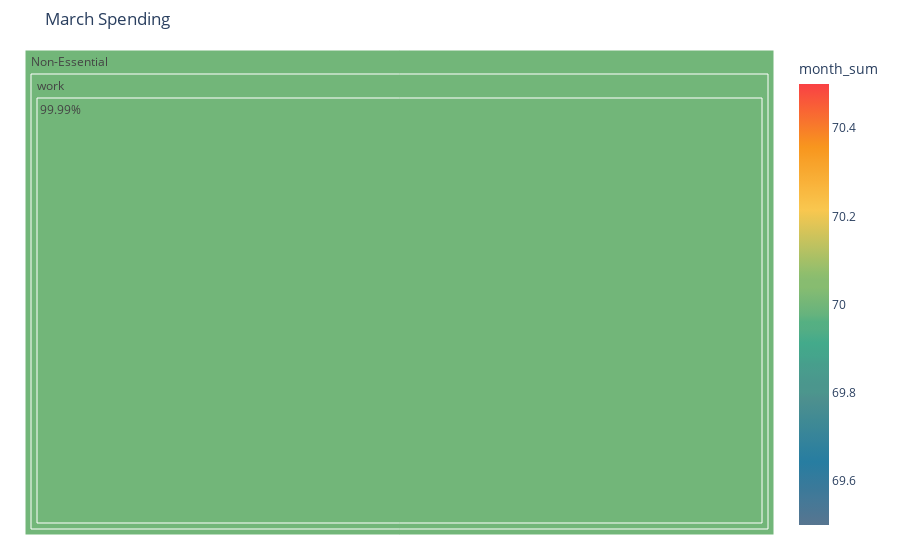
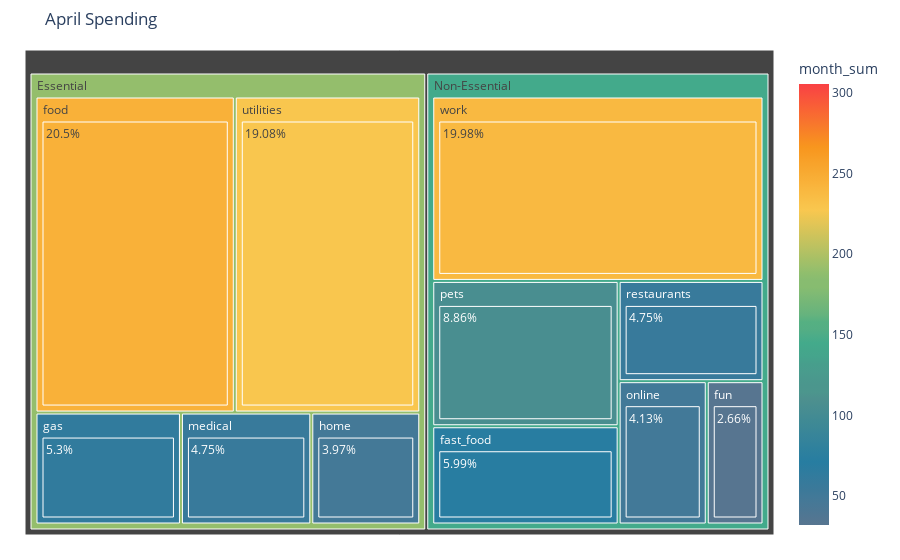
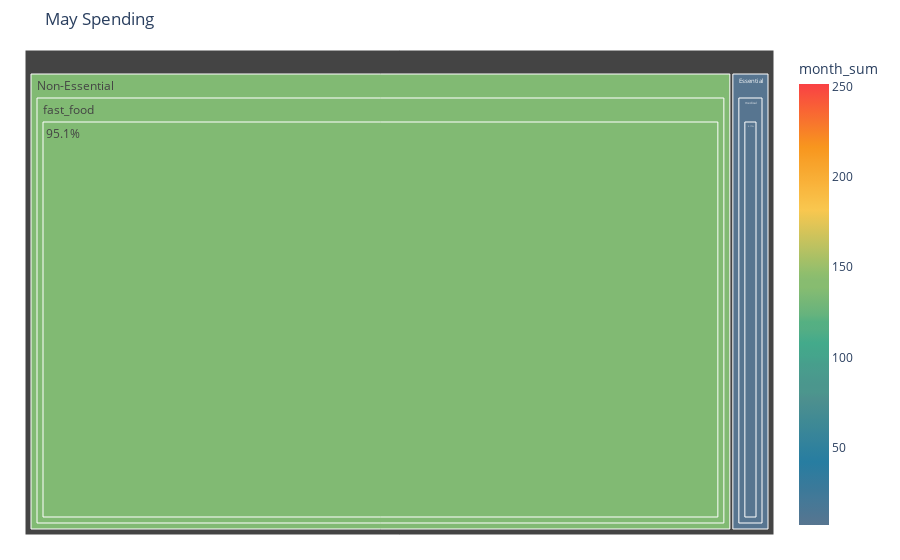

Notebook source saved alongside these figures, in order:
### Code cell
loop_plots(months, month_categories)

### Figure 1 — Plotly figure (JSON) as saved in the notebook; plotly's stock layout.template omitted (floating-point values rounded to 4 significant figures)
{"data": [{"branchvalues": "total", "customdata": [["$70", 70], ["$70", 70], ["$70", 70]], "domain": {"x": [0, 1], "y": [0, 1]}, "hovertemplate": "<b>%{hovertext}</b><br><br>labels=%{label}<br>value=%{value}<br>parent=%{parent}<br>id=%{id}<br>month_sum=%{color}<extra></extra>", "hovertext": [70, 70, 70], "ids": ["Non-Essential/work/99.99%", "Non-Essential/work", "Non-Essential"], "labels": ["99.99%", "work", "Non-Essential"], "marker": {"coloraxis": "coloraxis", "colors": [70, 70, 70]}, "name": "", "parents": ["Non-Essential/work", "Non-Essential", ""], "type": "treemap", "values": [99.99, 99.99, 99.99]}], "layout": {"coloraxis": {"cmid": 70, "colorbar": {"title": {"text": "month_sum"}}, "colorscale": [[0, "#577590"], [0.01587, "#527692"], [0.03175, "#4C7794"], [0.04762, "#477896"], [0.06349, "#427998"], [0.07937, "#3C7999"], [0.09524, "#377A9B"], [0.1111, "#327B9D"], [0.127, "#2C7C9F"], [0.1429, "#277DA1"], [0.1587, "#2B7F9F"], [0.1746, "#2F819D"], [0.1905, "#34839B"], [0.2063, "#388599"], [0.2222, "#3C8896"], [0.2381, "#408A94"], [0.254, "#458C92"], [0.2698, "#498E90"], [0.2857, "#4D908E"], [0.3016, "#4C968D"], [0.3175, "#4B968D"], [0.3333, "#4A998D"], [0.3492, "#499C8D"], [0.3651, "#479E8C"], [0.381, "#45A48C"], [0.3968, "#44A78B"], [0.4127, "#43AA8B"], [0.4286, "#4CAC88"], [0.4444, "#54AE84"], [0.4603, "#55B082"], [0.4762, "#65B37E"], [0.4921, "#6EB57A"], [0.5079, "#76B777"], [0.5238, "#7FBA74"], [0.5397, "#87BC70"], [0.5556, "#88BC70"], [0.5714, "#90BE6D"], [0.5873, "#9CBF6A"], [0.6032, "#A7C066"], [0.619, "#B3C163"], [0.6349, "#BFC260"], [0.6508, "#CAC35C"], [0.6667, "#D6C459"], [0.6825, "#E2C556"], [0.6984, "#EDC652"], [0.7143, "#F9C74F"], [0.7302, "#F9C24A"], [0.746, "#F9BC44"], [0.7619, "#F9B73F"], [0.7778, "#F9B139"], [0.7937, "#F8AC34"], [0.8095, "#F8A62E"], [0.8254, "#F8A129"], [0.8413, "#F89B23"], [0.8571, "#F8961E"], [0.873, "#F88D22"], [0.8889, "#F88326"], [0.9048, "#F87A2B"], [0.9206, "#F8702F"], [0.9365, "#F96733"], [0.9524, "#F95D37"], [0.9683, "#F9543C"], [0.9841, "#F94A40"], [1, "#F94144"]]}, "legend": {"tracegroupgap": 0}, "margin": {"b": 25, "l": 25, "r": 25, "t": 50}, "title": {"text": "March Spending"}}}

### Figure 2 — Plotly figure (JSON) as saved in the notebook; plotly's stock layout.template omitted (floating-point values rounded to 4 significant figures)
{"data": [{"branchvalues": "total", "customdata": [["$228", 228], ["$239", 239], ["$32", 32], ["$245", 245], ["$48", 48], ["$49", 49], ["$57", 57], ["$57", 57], ["$63", 63], ["$72", 72], ["$106", 106], ["$72", 72], ["$245", 245], ["$32", 32], ["$63", 63], ["$48", 48], ["$57", 57], ["$49", 49], ["$106", 106], ["$57", 57], ["$228", 228], ["$239", 239], ["(?)", 189.7], ["(?)", 144.6]], "domain": {"x": [0, 1], "y": [0, 1]}, "hovertemplate": "<b>%{hovertext}</b><br><br>labels=%{label}<br>value=%{value}<br>parent=%{parent}<br>id=%{id}<br>month_sum=%{color}<extra></extra>", "hovertext": [228, 239, 32, 245, 48, 49, 57, 57, 63, 72, 106, 72, 245, 32, 63, 48, 57, 49, 106, 57, 228, 239, 189.7, 144.6], "ids": ["Essential/utilities/19.08%", "Non-Essential/work/19.98%", "Non-Essential/fun/2.66%", "Essential/food/20.5%", "Essential/home/3.97%", "Non-Essential/online/4.13%", "Essential/medical/4.75%", "Non-Essential/restaurants/4.75%", "Essential/gas/5.3%", "Non-Essential/fast_food/5.99%", "Non-Essential/pets/8.86%", "Non-Essential/fast_food", "Essential/food", "Non-Essential/fun", "Essential/gas", "Essential/home", "Essential/medical", "Non-Essential/online", "Non-Essential/pets", "Non-Essential/restaurants", "Essential/utilities", "Non-Essential/work", "Essential", "Non-Essential"], "labels": ["19.08%", "19.98%", "2.66%", "20.5%", "3.97%", "4.13%", "4.75%", "4.75%", "5.3%", "5.99%", "8.86%", "fast_food", "food", "fun", "gas", "home", "medical", "online", "pets", "restaurants", "utilities", "work", "Essential", "Non-Essential"], "marker": {"coloraxis": "coloraxis", "colors": [228, 239, 32, 245, 48, 49, 57, 57, 63, 72, 106, 72, 245, 32, 63, 48, 57, 49, 106, 57, 228, 239, 189.7, 144.6]}, "name": "", "parents": ["Essential/utilities", "Non-Essential/work", "Non-Essential/fun", "Essential/food", "Essential/home", "Non-Essential/online", "Essential/medical", "Non-Essential/restaurants", "Essential/gas", "Non-Essential/fast_food", "Non-Essential/pets", "Non-Essential", "Essential", "Non-Essential", "Essential", "Essential", "Essential", "Non-Essential", "Non-Essential", "Non-Essential", "Essential", "Non-Essential", "", ""], "type": "treemap", "values": [19.08, 19.98, 2.66, 20.5, 3.97, 4.13, 4.75, 4.75, 5.3, 5.99, 8.86, 5.99, 20.5, 2.66, 5.3, 3.97, 4.75, 4.13, 8.86, 4.75, 19.08, 19.98, 53.6, 46.37]}], "layout": {"coloraxis": {"cmid": 168.8, "colorbar": {"title": {"text": "month_sum"}}, "colorscale": [[0, "#577590"], [0.01587, "#527692"], [0.03175, "#4C7794"], [0.04762, "#477896"], [0.06349, "#427998"], [0.07937, "#3C7999"], [0.09524, "#377A9B"], [0.1111, "#327B9D"], [0.127, "#2C7C9F"], [0.1429, "#277DA1"], [0.1587, "#2B7F9F"], [0.1746, "#2F819D"], [0.1905, "#34839B"], [0.2063, "#388599"], [0.2222, "#3C8896"], [0.2381, "#408A94"], [0.254, "#458C92"], [0.2698, "#498E90"], [0.2857, "#4D908E"], [0.3016, "#4C968D"], [0.3175, "#4B968D"], [0.3333, "#4A998D"], [0.3492, "#499C8D"], [0.3651, "#479E8C"], [0.381, "#45A48C"], [0.3968, "#44A78B"], [0.4127, "#43AA8B"], [0.4286, "#4CAC88"], [0.4444, "#54AE84"], [0.4603, "#55B082"], [0.4762, "#65B37E"], [0.4921, "#6EB57A"], [0.5079, "#76B777"], [0.5238, "#7FBA74"], [0.5397, "#87BC70"], [0.5556, "#88BC70"], [0.5714, "#90BE6D"], [0.5873, "#9CBF6A"], [0.6032, "#A7C066"], [0.619, "#B3C163"], [0.6349, "#BFC260"], [0.6508, "#CAC35C"], [0.6667, "#D6C459"], [0.6825, "#E2C556"], [0.6984, "#EDC652"], [0.7143, "#F9C74F"], [0.7302, "#F9C24A"], [0.746, "#F9BC44"], [0.7619, "#F9B73F"], [0.7778, "#F9B139"], [0.7937, "#F8AC34"], [0.8095, "#F8A62E"], [0.8254, "#F8A129"], [0.8413, "#F89B23"], [0.8571, "#F8961E"], [0.873, "#F88D22"], [0.8889, "#F88326"], [0.9048, "#F87A2B"], [0.9206, "#F8702F"], [0.9365, "#F96733"], [0.9524, "#F95D37"], [0.9683, "#F9543C"], [0.9841, "#F94A40"], [1, "#F94144"]]}, "legend": {"tracegroupgap": 0}, "margin": {"b": 25, "l": 25, "r": 25, "t": 50}, "title": {"text": "April Spending"}}}

### Figure 3 — Plotly figure (JSON) as saved in the notebook; plotly's stock layout.template omitted (floating-point values rounded to 4 significant figures)
{"data": [{"branchvalues": "total", "customdata": [["$7", 7], ["$136", 136], ["$136", 136], ["$7", 7], ["$7", 7], ["$136", 136]], "domain": {"x": [0, 1], "y": [0, 1]}, "hovertemplate": "<b>%{hovertext}</b><br><br>labels=%{label}<br>value=%{value}<br>parent=%{parent}<br>id=%{id}<br>month_sum=%{color}<extra></extra>", "hovertext": [7, 136, 136, 7, 7, 136], "ids": ["Essential/medical/5.17%", "Non-Essential/fast_food/95.1%", "Non-Essential/fast_food", "Essential/medical", "Essential", "Non-Essential"], "labels": ["5.17%", "95.1%", "fast_food", "medical", "Essential", "Non-Essential"], "marker": {"coloraxis": "coloraxis", "colors": [7, 136, 136, 7, 7, 136]}, "name": "", "parents": ["Essential/medical", "Non-Essential/fast_food", "Non-Essential", "Essential", "", ""], "type": "treemap", "values": [5.17, 95.1, 95.1, 5.17, 5.17, 95.1]}], "layout": {"coloraxis": {"cmid": 129.3, "colorbar": {"title": {"text": "month_sum"}}, "colorscale": [[0, "#577590"], [0.01587, "#527692"], [0.03175, "#4C7794"], [0.04762, "#477896"], [0.06349, "#427998"], [0.07937, "#3C7999"], [0.09524, "#377A9B"], [0.1111, "#327B9D"], [0.127, "#2C7C9F"], [0.1429, "#277DA1"], [0.1587, "#2B7F9F"], [0.1746, "#2F819D"], [0.1905, "#34839B"], [0.2063, "#388599"], [0.2222, "#3C8896"], [0.2381, "#408A94"], [0.254, "#458C92"], [0.2698, "#498E90"], [0.2857, "#4D908E"], [0.3016, "#4C968D"], [0.3175, "#4B968D"], [0.3333, "#4A998D"], [0.3492, "#499C8D"], [0.3651, "#479E8C"], [0.381, "#45A48C"], [0.3968, "#44A78B"], [0.4127, "#43AA8B"], [0.4286, "#4CAC88"], [0.4444, "#54AE84"], [0.4603, "#55B082"], [0.4762, "#65B37E"], [0.4921, "#6EB57A"], [0.5079, "#76B777"], [0.5238, "#7FBA74"], [0.5397, "#87BC70"], [0.5556, "#88BC70"], [0.5714, "#90BE6D"], [0.5873, "#9CBF6A"], [0.6032, "#A7C066"], [0.619, "#B3C163"], [0.6349, "#BFC260"], [0.6508, "#CAC35C"], [0.6667, "#D6C459"], [0.6825, "#E2C556"], [0.6984, "#EDC652"], [0.7143, "#F9C74F"], [0.7302, "#F9C24A"], [0.746, "#F9BC44"], [0.7619, "#F9B73F"], [0.7778, "#F9B139"], [0.7937, "#F8AC34"], [0.8095, "#F8A62E"], [0.8254, "#F8A129"], [0.8413, "#F89B23"], [0.8571, "#F8961E"], [0.873, "#F88D22"], [0.8889, "#F88326"], [0.9048, "#F87A2B"], [0.9206, "#F8702F"], [0.9365, "#F96733"], [0.9524, "#F95D37"], [0.9683, "#F9543C"], [0.9841, "#F94A40"], [1, "#F94144"]]}, "legend": {"tracegroupgap": 0}, "margin": {"b": 25, "l": 25, "r": 25, "t": 50}, "title": {"text": "May Spending"}}}
